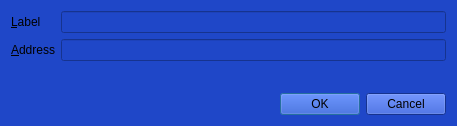
<?xml version="1.0" encoding="UTF-8"?>
<ui version="4.0">
 <class>EditAddressDialog</class>
 <widget class="QDialog" name="EditAddressDialog">
  <property name="geometry">
   <rect>
    <x>0</x>
    <y>0</y>
    <width>457</width>
    <height>126</height>
   </rect>
  </property>
  <property name="windowTitle">
   <string>Edit Address</string>
  </property>
  <property name="styleSheet">
   <string notr="true">background-color: rgb(31, 71, 200);</string>
  </property>
  <layout class="QVBoxLayout" name="verticalLayout">
   <item>
    <layout class="QFormLayout" name="formLayout">
     <property name="fieldGrowthPolicy">
      <enum>QFormLayout::AllNonFixedFieldsGrow</enum>
     </property>
     <item row="0" column="0">
      <widget class="QLabel" name="label">
       <property name="text">
        <string>&amp;Label</string>
       </property>
       <property name="buddy">
        <cstring>labelEdit</cstring>
       </property>
      </widget>
     </item>
     <item row="0" column="1">
      <widget class="QLineEdit" name="labelEdit">
       <property name="toolTip">
        <string>The label associated with this address list entry</string>
       </property>
      </widget>
     </item>
     <item row="1" column="0">
      <widget class="QLabel" name="label_2">
       <property name="text">
        <string>&amp;Address</string>
       </property>
       <property name="buddy">
        <cstring>addressEdit</cstring>
       </property>
      </widget>
     </item>
     <item row="1" column="1">
      <widget class="QValidatedLineEdit" name="addressEdit">
       <property name="toolTip">
        <string>The address associated with this address list entry. This can only be modified for sending addresses.</string>
       </property>
      </widget>
     </item>
    </layout>
   </item>
   <item>
    <widget class="QDialogButtonBox" name="buttonBox">
     <property name="orientation">
      <enum>Qt::Horizontal</enum>
     </property>
     <property name="standardButtons">
      <set>QDialogButtonBox::Cancel|QDialogButtonBox::Ok</set>
     </property>
    </widget>
   </item>
  </layout>
 </widget>
 <customwidgets>
  <customwidget>
   <class>QValidatedLineEdit</class>
   <extends>QLineEdit</extends>
   <header>qvalidatedlineedit.h</header>
  </customwidget>
 </customwidgets>
 <resources/>
 <connections>
  <connection>
   <sender>buttonBox</sender>
   <signal>accepted()</signal>
   <receiver>EditAddressDialog</receiver>
   <slot>accept()</slot>
   <hints>
    <hint type="sourcelabel">
     <x>20</x>
     <y>20</y>
    </hint>
    <hint type="destinationlabel">
     <x>20</x>
     <y>20</y>
    </hint>
   </hints>
  </connection>
  <connection>
   <sender>buttonBox</sender>
   <signal>rejected()</signal>
   <receiver>EditAddressDialog</receiver>
   <slot>reject()</slot>
   <hints>
    <hint type="sourcelabel">
     <x>20</x>
     <y>20</y>
    </hint>
    <hint type="destinationlabel">
     <x>20</x>
     <y>20</y>
    </hint>
   </hints>
  </connection>
 </connections>
</ui>
